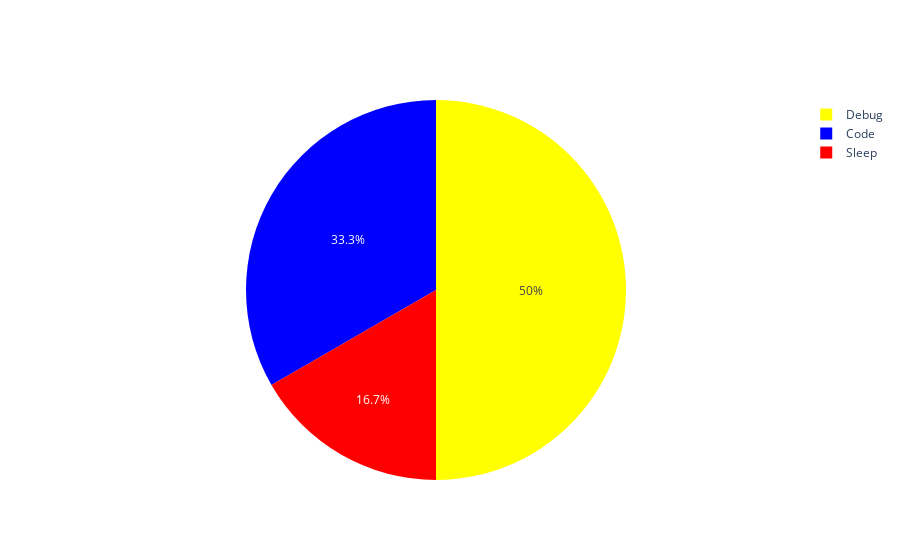

Notebook source saved alongside this figure:
### Code cell
# And in plotly:

from plotly.offline import download_plotlyjs, init_notebook_mode, plot, iplot
import plotly.graph_objs as go

init_notebook_mode(connected=True)

colors = ['#FF0000', '#0000FF', '#FFFF00']

trace = go.Pie(labels=activities, values=hours, marker=dict(colors=colors))

data = [trace]
iplot(data)

### Figure 1 — Plotly figure (JSON) as saved in the notebook; plotly's stock layout.template omitted (floating-point values rounded to 4 significant figures)
{"data": [{"labels": ["Sleep", "Code", "Debug"], "marker": {"colors": ["#FF0000", "#0000FF", "#FFFF00"]}, "type": "pie", "values": [4, 8, 12]}], "layout": {}}
